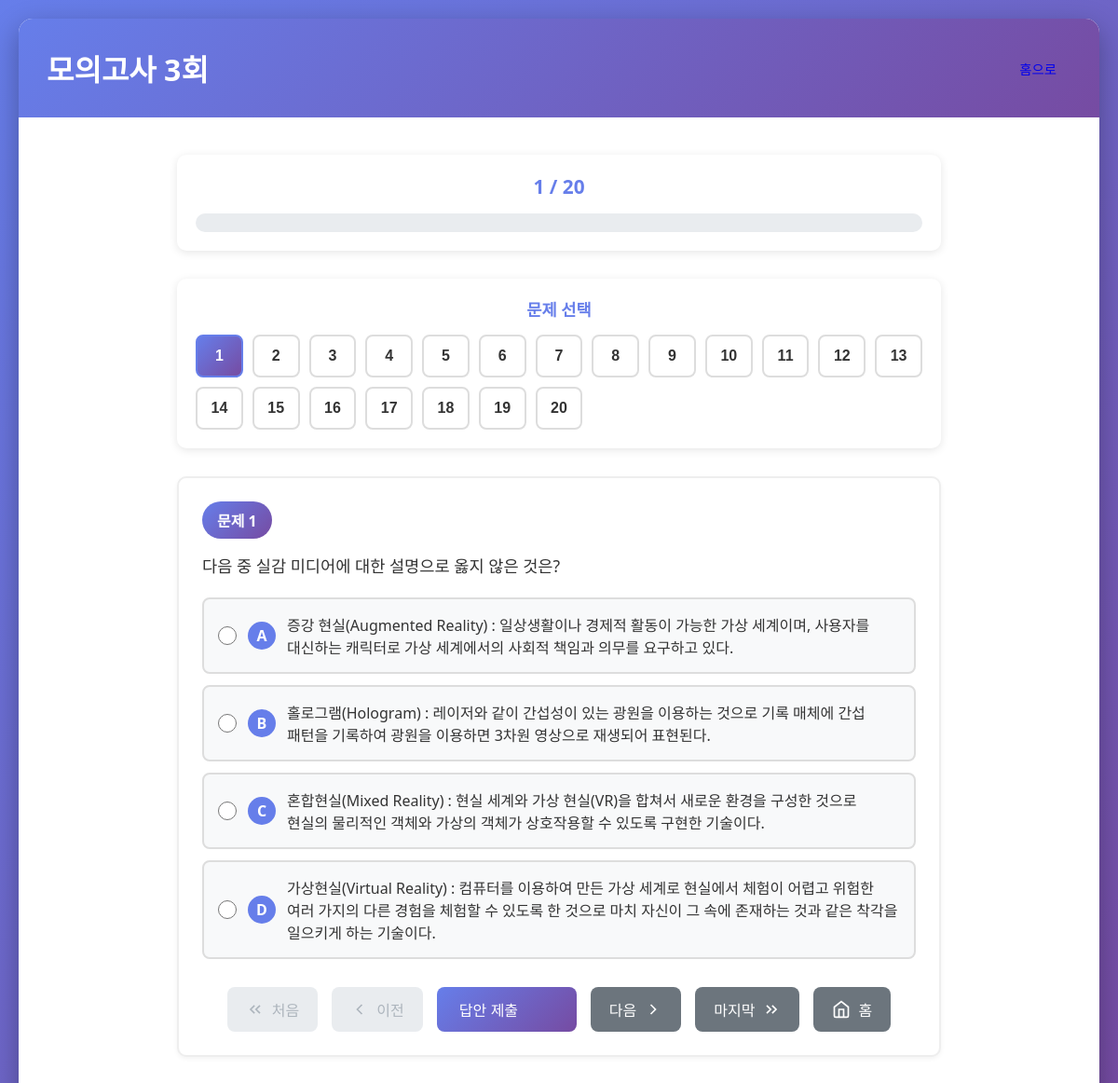
Page /exam?exam_set=3 on the committed database.
### tables this page shows
CREATE TABLE questions (
            id INTEGER PRIMARY KEY AUTOINCREMENT,
            question_text TEXT NOT NULL,
            option_a TEXT NOT NULL,
            option_b TEXT NOT NULL,
            option_c TEXT NOT NULL,
            option_d TEXT NOT NULL,
            correct_answer TEXT NOT NULL,
            explanation TEXT,
            explanation_image TEXT
        , exam_set INTEGER DEFAULT 1, question_image TEXT, option_a_image TEXT, option_b_image TEXT, option_c_image TEXT, option_d_image TEXT, explanation_images TEXT);

### app.py (the view)
@app.route('/exam')
def exam():
    exam_set = request.args.get('exam_set', type=int)
    if exam_set:
        questions = db.get_questions_by_exam_set(exam_set)
        if not questions:
            flash(f'{exam_set}회 모의고사에 등록된 문제가 없습니다.', 'warning')
            return redirect(url_for('index'))
        exam_title = f'모의고사 {exam_set}회'
    else:
        questions = db.get_all_questions()
        if not questions:
            flash('등록된 문제가 없습니다. 관리자 페이지에서 문제를 추가해주세요.', 'warning')
            return redirect(url_for('index'))
        exam_title = 'CBT 모의고사'
    return render_template('exam.html',
                         questions=questions,
                         exam_title=exam_title,
                         exam_set=exam_set)

### database.py (called while the page is built)
def get_questions_by_exam_set(exam_set):
    conn = sqlite3.connect(DATABASE_PATH)
    conn.row_factory = sqlite3.Row
    cursor = conn.cursor()
    cursor.execute('SELECT * FROM questions WHERE exam_set = ? ORDER BY id', (exam_set,))
    questions = cursor.fetchall()
    conn.close()
    return questions

### templates/exam.html (shortened to what this page needs)
<!DOCTYPE html>
<html lang="ko">
<head>
    <link rel="stylesheet" href="{{ url_for('static', filename='css/style.css') }}">
</head>
<body>
    <div class="container">
        <header>
            <h1>{{ exam_title if exam_title else 'CBT 모의고사' }}</h1>
            <nav>
                <a href="{{ url_for('index') }}" class="btn btn-small">홈으로</a>
            </nav>
        </header>
        <main class="exam-content">
            <div class="progress-section">
                <div class="progress-info">
                    <span id="current-question-num">1</span> / {{ questions|length }}
                </div>
                <div class="progress-bar">
                </div>
            </div>
            <div class="question-navigation">
                <h3>문제 선택</h3>
                <div class="question-numbers" id="question-numbers">
                    {% for question in questions %}
                    <button type="button" class="question-num-btn" id="nav-btn-{{ loop.index }}" onclick="goToQuestion({{ loop.index }})" {% if loop.index == 1 %}data-current="true"{% endif %}>
                        {{ loop.index }}
                    </button>
                    {% endfor %}
                </div>
            </div>
            <div id="question-section">
                {% for question in questions %}
                <div class="question-container" id="question-{{ loop.index }}" style="display: {% if loop.index == 1 %}block{% else %}none{% endif %}">
                    <div class="question-card">
                        <div class="question-number">문제 {{ loop.index }}</div>
                        <div class="question-text">{{ question.question_text.replace('\r\n', ' ').replace('\n', ' ').replace('\r', ' ') }}</div>
                        <div class="options" id="options-{{ loop.index }}">
                            <label class="option" data-value="A">
                                <input type="radio" name="question_{{ loop.index }}" value="A">
                                <span class="option-label">A</span>
                                <div class="option-content">
                                    <span class="option-text">{{ question.option_a.replace('\r\n', ' ').replace('\n', ' ').replace('\r', ' ') }}</span>
                                </div>
                            </label>
                            <label class="option" data-value="B">
                                <input type="radio" name="question_{{ loop.index }}" value="B">
                                <span class="option-label">B</span>
                                <div class="option-content">
                                    <span class="option-text">{{ question.option_b.replace('\r\n', ' ').replace('\n', ' ').replace('\r', ' ') }}</span>
                                </div>
                            </label>
                            <label class="option" data-value="C">
                                <input type="radio" name="question_{{ loop.index }}" value="C">
                                <span class="option-label">C</span>
                                <div class="option-content">
                                    <span class="option-text">{{ question.option_c.replace('\r\n', ' ').replace('\n', ' ').replace('\r', ' ') }}</span>
                                </div>
                            </label>
                            <label class="option" data-value="D">
                                <input type="radio" name="question_{{ loop.index }}" value="D">
                                <span class="option-label">D</span>
                                <div class="option-content">
                                    <span class="option-text">{{ question.option_d.replace('\r\n', ' ').replace('\n', ' ').replace('\r', ' ') }}</span>
                                </div>
                            </label>
                        </div>
                        <div class="navigation-buttons">
                            <button type="button" class="btn btn-nav btn-first" onclick="firstQuestion()" {% if loop.index == 1 %}disabled{% endif %}>
                                <svg width="20" height="20" viewBox="0 0 24 24" fill="none" stroke="currentColor" stroke-width="2">
                                    <polyline points="11 17 6 12 11 7"></polyline>
                                    <polyline points="18 17 13 12 18 7"></polyline>
                                </svg>
                                처음
                            </button>
                            <button type="button" class="btn btn-nav btn-prev" onclick="previousQuestion()" {% if loop.index == 1 %}disabled{% endif %}>
                                <svg width="20" height="20" viewBox="0 0 24 24" fill="none" stroke="currentColor" stroke-width="2">
                                    <polyline points="15 18 9 12 15 6"></polyline>
                                </svg>
                                이전
                            </button>
                            <button type="button" class="btn btn-primary btn-submit" id="submit-{{ loop.index }}" onclick="submitAnswer({{ loop.index }}, '{{ question.correct_answer }}')" style="display: inline-flex;">
                                답안 제출
                            </button>
                            <button type="button" class="btn btn-nav btn-next" onclick="nextQuestion()" {% if loop.index == questions|length %}disabled{% endif %}>
                                다음
                                <svg width="20" height="20" viewBox="0 0 24 24" fill="none" stroke="currentColor" stroke-width="2">
                                    <polyline points="9 18 15 12 9 6"></polyline>
                                </svg>
                            </button>
                            <button type="button" class="btn btn-nav btn-last" onclick="lastQuestion()" {% if loop.index == questions|length %}disabled{% endif %}>
                                마지막
                                <svg width="20" height="20" viewBox="0 0 24 24" fill="none" stroke="currentColor" stroke-width="2">
                                    <polyline points="13 17 18 12 13 7"></polyline>
                                    <polyline points="6 17 11 12 6 7"></polyline>
                                </svg>
                            </button>
                            <a href="{{ url_for('index') }}" class="btn btn-nav btn-home">
                                <svg width="20" height="20" viewBox="0 0 24 24" fill="none" stroke="currentColor" stroke-width="2">
                                    <path d="M3 9l9-7 9 7v11a2 2 0 0 1-2 2H5a2 2 0 0 1-2-2z"></path>
                                    <polyline points="9 22 9 12 15 12 15 22"></polyline>
                                </svg>
                                홈
                            </a>
                        </div>
                    </div>
                </div>
                {% endfor %}
            </div>
        </main>
    </div>
</body>
</html>

### static/css/style.css (style rules this page uses)
* { margin: 0; padding: 0; box-sizing: border-box; }
body { font-family: 'Segoe UI', Tahoma, Geneva, Verdana, sans-serif; background: linear-gradient(135deg, #667eea 0%, #764ba2 100%); min-height: 100vh; padding: 20px; color: #333; }
.container { max-width: 1200px; margin: 0 auto; background: white; border-radius: 15px; box-shadow: 0 10px 30px rgba(0, 0, 0, 0.3); overflow: hidden; }
header { background: linear-gradient(135deg, #667eea 0%, #764ba2 100%); color: white; padding: 30px; display: flex; justify-content: space-between; align-items: center; }
header h1 { font-size: 2em; font-weight: 600; }
header nav { display: flex; gap: 10px; }
main { padding: 40px; }
.btn { display: inline-flex; align-items: center; gap: 8px; padding: 12px 24px; border: none; border-radius: 8px; font-size: 1em; font-weight: 500; text-decoration: none; cursor: pointer; transition: all 0.3s ease; }
.btn-primary { background: linear-gradient(135deg, #667eea 0%, #764ba2 100%); color: white; }
.btn-small { padding: 8px 16px; font-size: 0.9em; }
.question-text { word-wrap: break-word; overflow-wrap: break-word; word-break: keep-all; white-space: normal; }
.option-content { flex: 1; display: flex; flex-direction: column; gap: 10px; }
.option { display: flex; align-items: flex-start; }
.exam-content { max-width: 900px; margin: 0 auto; }
.progress-section { background: white; padding: 20px; border-radius: 10px; margin-bottom: 30px; box-shadow: 0 2px 10px rgba(0, 0, 0, 0.1); }
.progress-info { text-align: center; font-size: 1.3em; font-weight: 600; color: #667eea; margin-bottom: 15px; }
.progress-bar { width: 100%; height: 20px; background: #e9ecef; border-radius: 10px; overflow: hidden; }
.question-container { animation: fadeIn 0.5s ease; }
.question-navigation { background: white; padding: 20px; border-radius: 10px; margin-bottom: 30px; box-shadow: 0 2px 10px rgba(0, 0, 0, 0.1); }
.question-navigation h3 { color: #667eea; margin-bottom: 15px; text-align: center; font-size: 1.1em; }
.question-numbers { display: grid; grid-template-columns: repeat(auto-fill, minmax(50px, 1fr)); gap: 10px; max-width: 100%; }
.question-num-btn { padding: 12px 8px; border: 2px solid #ddd; background: white; border-radius: 8px; font-weight: 600; font-size: 1em; cursor: pointer; transition: all 0.3s ease; color: #333; }
.question-num-btn[data-current="true"] { background: linear-gradient(135deg, #667eea 0%, #764ba2 100%); color: white; border-color: #667eea; }
.navigation-buttons { display: flex; gap: 15px; justify-content: center; align-items: center; margin-top: 30px; }
.btn-nav { display: inline-flex; align-items: center; gap: 8px; padding: 12px 20px; background: #6c757d; color: white; border: none; border-radius: 8px; font-size: 1em; font-weight: 500; cursor: pointer; transition: all 0.3s ease; }
.btn-nav:disabled { background: #e9ecef; color: #adb5bd; cursor: not-allowed; }
.btn-submit { min-width: 150px; }
.question-card { background: white; border: 2px solid #eee; border-radius: 10px; padding: 25px; margin-bottom: 20px; box-shadow: 0 2px 5px rgba(0, 0, 0, 0.05); }
.question-number { display: inline-block; background: linear-gradient(135deg, #667eea 0%, #764ba2 100%); color: white; padding: 8px 16px; border-radius: 20px; font-weight: 600; margin-bottom: 15px; }
.question-text { font-size: 1.1em; font-weight: 500; margin-bottom: 20px; line-height: 1.6; color: #333; word-wrap: break-word; overflow-wrap: break-word; word-break: keep-all; white-space: normal; }
.options { display: flex; flex-direction: column; gap: 12px; }
.option { display: flex; align-items: center; padding: 15px; background: #f8f9fa; border: 2px solid #ddd; border-radius: 8px; cursor: pointer; transition: all 0.3s ease; }
.option input[type="radio"] { margin-right: 12px; width: 20px; height: 20px; cursor: pointer; }
.option-label { display: inline-block; width: 30px; height: 30px; background: #667eea; color: white; border-radius: 50%; text-align: center; line-height: 30px; font-weight: 600; margin-right: 12px; }
.option-text { flex: 1; font-size: 1em; word-wrap: break-word; overflow-wrap: break-word; word-break: keep-all; white-space: normal; }

### rows in the picture
questions: question_text.replace "다음 중 실감 미디어에 대한 설명으로 옳지 않은 것은?", option_a.replace "증강 현실(Augmented Reality) : 일상생활이나 경제적 활동이 가능한 가상 세계이며, 사용자를 대신하는 캐릭터로 가상 세계에서의 사회적 책임과 의무를 요구하고 있다.", option_b.replace "홀로그램(Hologram) : 레이저와 같이 간섭성이 있는 광원을 이용하는 것으로 기록 매체에 간섭 패턴을 기록하여 광원을 이용하면 3차원 영상으로 재생되어 표현된다.", option_c.replace "혼합현실(Mixed Reality) : 현실 세계와 가상 현실(VR)을 합쳐서 새로운 환경을 구성한 것으로 현실의 물리적인 객체와 가상의 객체가 상호작용할 수 있도록 구현한 기술이다.", option_d.replace "가상현실(Virtual Reality) : 컴퓨터를 이용하여 만든 가상 세계로 현실에서 체험이 어렵고 위험한 여러 가지의 다른 경험을 체험할 수 있도록 한 것으로 마치 자신이 그 속에 존재하는 것과 같은 착각을 일으키게 하는 기술이다."

### other values in the picture
{{ exam_title if exam_title else 'CBT 모의고사' }} "모의고사 3회"
{{ questions|length }} "20"
